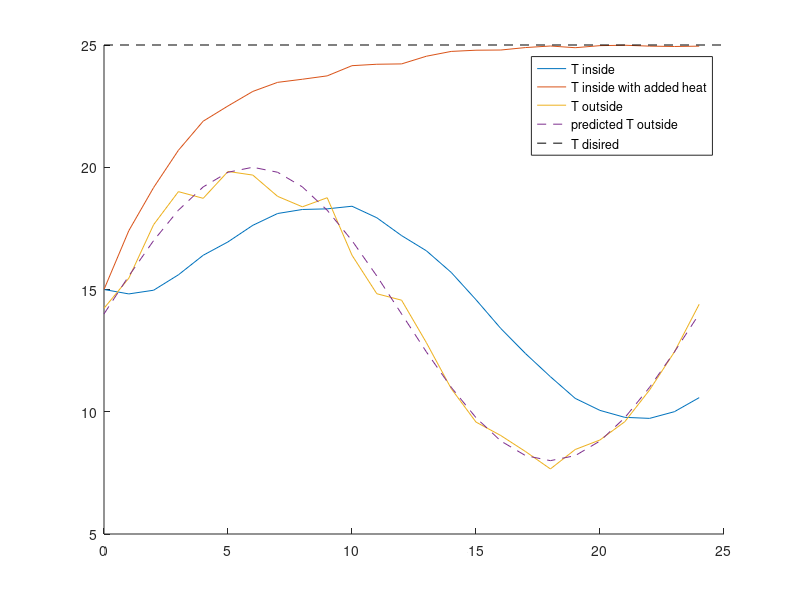
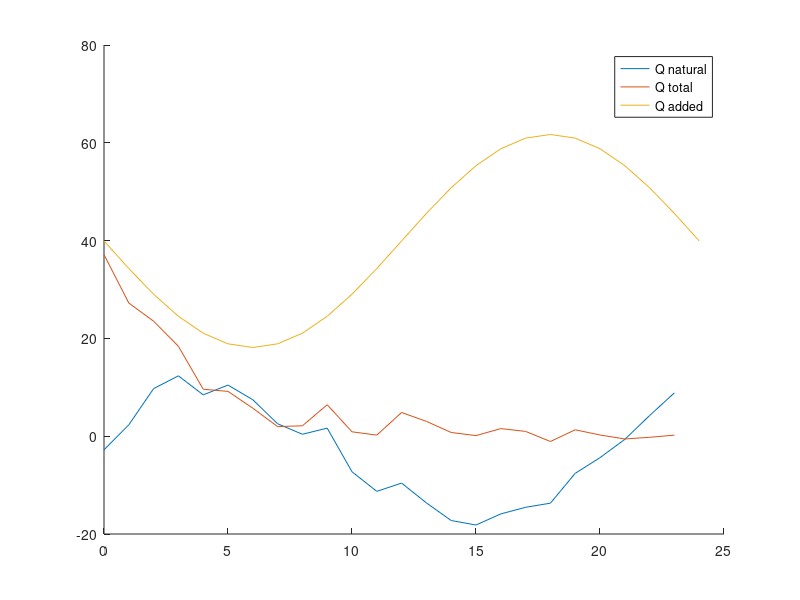

The MATLAB source for these figures, in order:

t = 0:1:24; % tijd in uren
T_wanted = 25; %disired temperaturen in degrees
T_predict = 6 * sin(2 * pi * t/ 24) + 14 ;%temperature prediction

T_amb = T_predict .* (0.95 + 0.1 .* rand(1,length(t))); % real outside temperature
T_kas = zeros(1,length(t)); % zeros array for tempetauture in greenhouse
T_kas(1) = 15; %initial temperature in greenhouse

T_amb = T_predict .* (0.95 + 0.1 * rand(1,length (t))); % real outside temperature
T_kas1(1) = 15; %initial temperature in greenhouse
T_kas2(1) = 15;

h_buiten = 100;
h_binnen = 100;
k_wall = 5.7;
A = 30;
cp = 718;
rho = 1.29;
V = 60;
m = rho * V;
d_wall = 5 * 10-3;
R_wall = 1/h_buiten + d_wall/k_wall + 1/h_binnen;
Q_heat = - A * (T_predict - T_wanted) / R_wall; %added heat based on predicted outside temperature nd disired

for i = 1:(length(t)-1)
    Q_conv(i) = A * (T_amb(i) - T_kas1(i)) / R_wall;
    T_kas1(i + 1) = T_kas1(i) + Q_conv(i) * 60^2 / (m * cp );
    Q(i) = A * (T_amb(i) - T_kas2(i)) / R_wall + Q_heat(i);
    T_kas2(i + 1) = T_kas2(i) + Q(i) * 60^2 / (m * cp );
end
figure;
hold on
plot(t, T_kas1)
plot(t, T_kas2)
plot(t, T_amb,'-')
plot(t, T_predict,'--')
plot([0, 25], [T_wanted, T_wanted],'k--')
legend('T inside', 'T inside with added heat','T outside', 'predicted T outside','T disired')
hold off
figure;
hold on
plot(t(1:end-1), Q_conv)
plot(t(1:end-1), Q)
plot(t, Q_heat)
legend('Q natural', 'Q total', 'Q added')
hold off